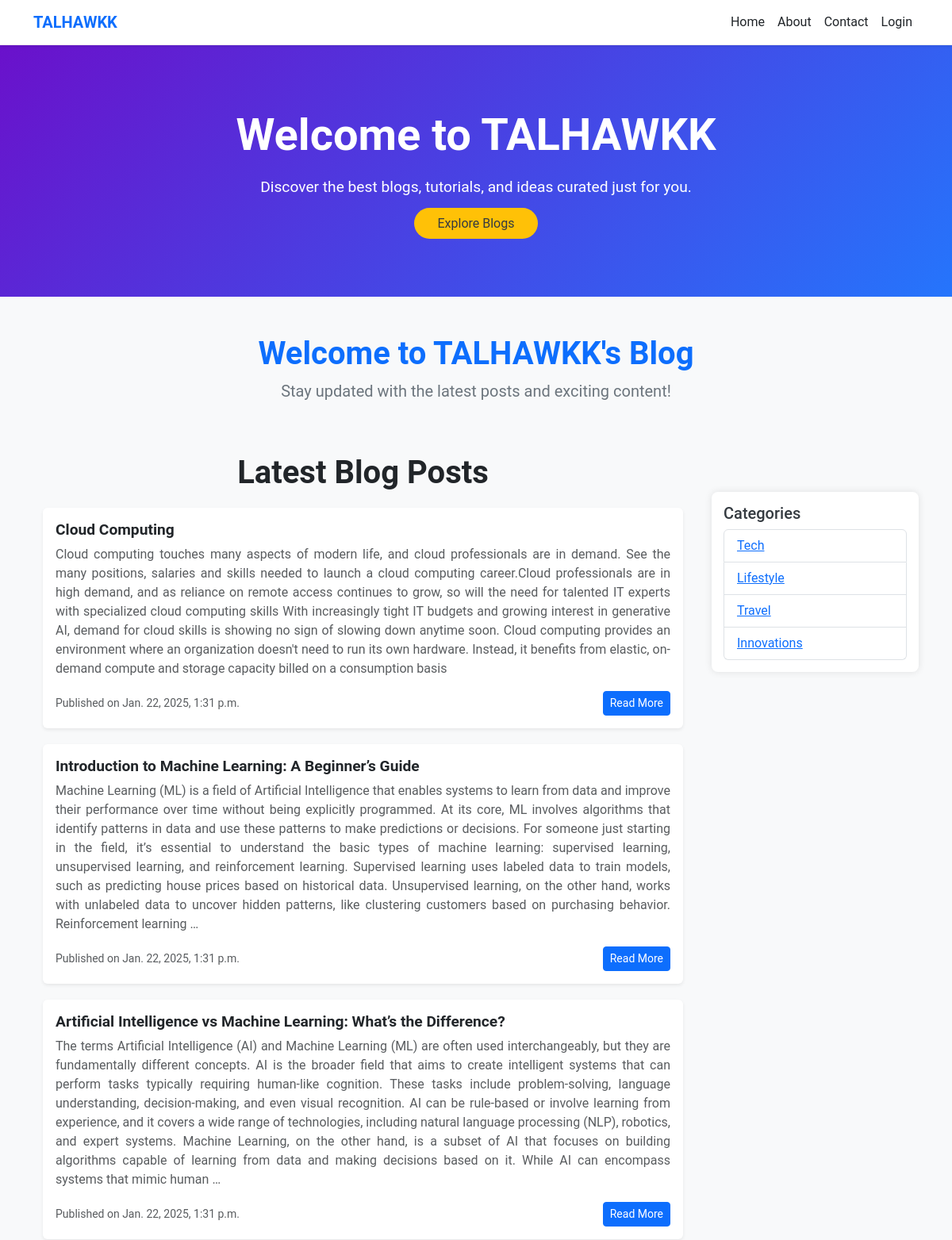
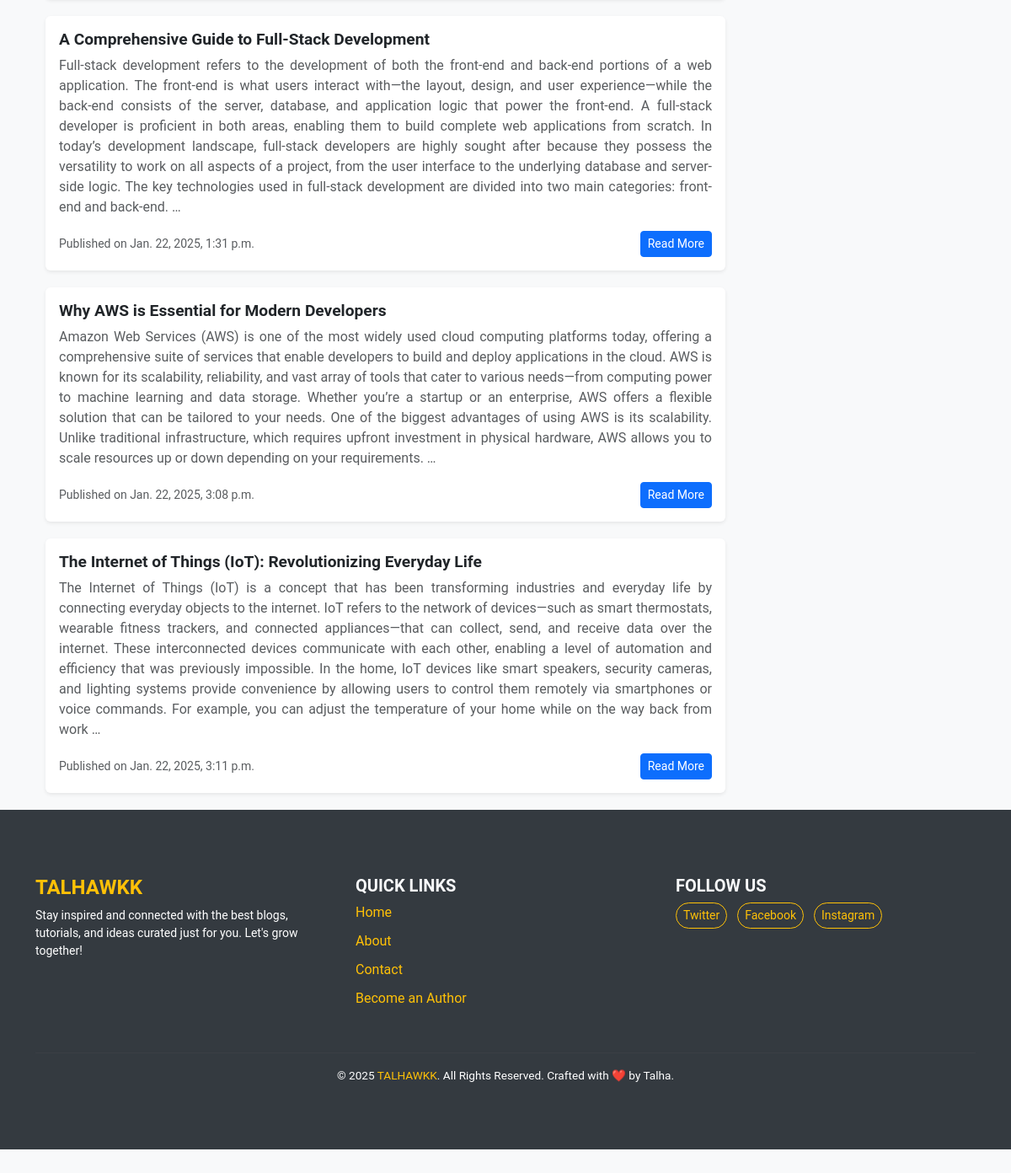
The page / on the database its author committed (2 pictures, top to bottom).
### blog/models.py (models this page shows, shortened)
class Post(models.Model):
    category = models.ForeignKey('Category', on_delete=models.SET_NULL, null=True, blank=True)  # Category ko foreign key ke through link kiya hai
    title = models.CharField(max_length=100)
    content = models.TextField()
    date = models.DateTimeField(auto_now_add=True)

class Category(models.Model):
    name = models.CharField(max_length=100, unique=True)

### blog/views.py (the view)
# urls.py: 2. Add a URL to urlpatterns:  path('', views.home, name='home')
def home(request):
    post=Post.objects.all()
    categories = Category.objects.all()
    return render(request, 'blog/home.html',{'posts':post,'categories':categories})

### blog/templates/blog/home.html (shortened to what this page needs)
{% extends 'blog/base.html' %}
{% load static %}
{% block welcome %}
    <div class="text-center mt-5 mb-5">
        <h1 class="fw-bold text-primary" style="font-size: xxx 0l;">Welcome to TALHAWKK's Blog</h1>
        <p class="text-secondary fs-5">Stay updated with the latest posts and exciting content!</p>
    </div>
{% endblock welcome %}
{% block content %}
<div class="container">
    <div class="d-flex justify-content-center mt-auto">
        <div class="col-lg-12 ">
            <h1 class="text-center text-dark fw-bold mb-4">Latest Blog Posts</h1>
            {% for post in posts %}
            <div class="card mb-4 shadow-sm border-0">
                <div class="card-body">
                    <h3 class="card-title fw-bold text-dark">{{ post.title }}</h3>
                    <p class="card-text text-muted">
                        {{ post.content|truncatewords:110 }}
                    </p>
                    <div class="d-flex justify-content-between align-items-center">
                        <span class="text-muted small">Published on {{ post.date }}</span>
                        <a href="{% url 'readblog' post.id %}" class="btn btn-primary btn-sm">Read More</a>
                    </div>
                </div>
            </div>
            {% endfor %}
        </div>
    </div>
</div>
{% endblock content %}
{% block side %}
<div class="sidebar mt-5">
    <h5>Categories</h5>
    <ul class="list-group">
        {% for category in categories %}
        <li class="list-group-item">
            <a href="{% url 'category_posts' category.id %}">{{ category.name }}</a>
        </li>
        {% endfor %}
    </ul>
</div>
{% endblock side %}

### blog/static/blog/css/style.css (style rules this page uses)
body { background-color: #2a2f35; font-family: 'Nunito', sans-serif; color: #f1f4f7; }
.card-title { font-size: 1.2rem; }
.card-text { text-align: justify; }
body { background-color: #f4f7fa; }
.mb-4 { margin-bottom: 20px !important; }

### blog/templates/blog/base.html (style rules this page uses)
body { font-family: 'Roboto', sans-serif; background-color: #f8f9fa; color: #343a40; padding-bottom: 60px; }
.sidebar { background-color: #ffffff; padding: 15px; border-radius: 8px; box-shadow: 0 0 10px rgba(0, 0, 0, 0.1); margin-bottom: 20px; }

### rows shown on the page
Post: title "Cloud Computing", content "Cloud computing touches many aspects of modern life, and cloud professionals are in demand. See the many positions, salaries and skills needed to launch a cloud computing career.Cloud professionals are in high demand, and as reliance on remote access continues to grow, so will the need for talented IT experts with specialized cloud computing skills With increasingly tight IT budgets and growing interest in generative AI, demand for cloud skills is showing no sign of slowing down anytime soon. Cloud computing provides an environment where an organization doesn't need to run its own hardware. Instead, it benefits from elastic, on-demand compute and storage capacity billed on a consumption…", date "Jan. 22, 2025, 1:31 p.m."
Post: title "Introduction to Machine Learning: A Beginner’s Guide", content "Machine Learning (ML) is a field of Artificial Intelligence that enables systems to learn from data and improve their performance over time without being explicitly programmed. At its core, ML involves algorithms that identify patterns in data and use these patterns to make predictions or decisions. For someone just starting in the field, it’s essential to understand the basic types of machine learning: supervised learning, unsupervised learning, and reinforcement learning. Supervised learning uses labeled data to train models, such as predicting house prices based on historical data. Unsupervised learning, on the other hand, works with unlabeled data to uncover hidden patterns, like…", date "Jan. 22, 2025, 1:31 p.m."
Post: title "Artificial Intelligence vs Machine Learning: What’s the Difference?", content "The terms Artificial Intelligence (AI) and Machine Learning (ML) are often used interchangeably, but they are fundamentally different concepts. AI is the broader field that aims to create intelligent systems that can perform tasks typically requiring human-like cognition. These tasks include problem-solving, language understanding, decision-making, and even visual recognition. AI can be rule-based or involve learning from experience, and it covers a wide range of technologies, including natural language processing (NLP), robotics, and expert systems. Machine Learning, on the other hand, is a subset of AI that focuses on building algorithms capable of learning from data and making decisions…", date "Jan. 22, 2025, 1:31 p.m."
Post: title "A Comprehensive Guide to Full-Stack Development", content "Full-stack development refers to the development of both the front-end and back-end portions of a web application. The front-end is what users interact with—the layout, design, and user experience—while the back-end consists of the server, database, and application logic that power the front-end. A full-stack developer is proficient in both areas, enabling them to build complete web applications from scratch. In today’s development landscape, full-stack developers are highly sought after because they possess the versatility to work on all aspects of a project, from the user interface to the underlying database and server-side logic. The key technologies used in full-stack development are…", date "Jan. 22, 2025, 1:31 p.m."
Post: title "Why AWS is Essential for Modern Developers", content "Amazon Web Services (AWS) is one of the most widely used cloud computing platforms today, offering a comprehensive suite of services that enable developers to build and deploy applications in the cloud. AWS is known for its scalability, reliability, and vast array of tools that cater to various needs—from computing power to machine learning and data storage. Whether you’re a startup or an enterprise, AWS offers a flexible solution that can be tailored to your needs. One of the biggest advantages of using AWS is its scalability. Unlike traditional infrastructure, which requires upfront investment in physical hardware, AWS allows you to scale resources up or down depending on your…", date "Jan. 22, 2025, 3:08 p.m."
Post: title "The Internet of Things (IoT): Revolutionizing Everyday Life", content "The Internet of Things (IoT) is a concept that has been transforming industries and everyday life by connecting everyday objects to the internet. IoT refers to the network of devices—such as smart thermostats, wearable fitness trackers, and connected appliances—that can collect, send, and receive data over the internet. These interconnected devices communicate with each other, enabling a level of automation and efficiency that was previously impossible. In the home, IoT devices like smart speakers, security cameras, and lighting systems provide convenience by allowing users to control them remotely via smartphones or voice commands. For example, you can adjust the temperature of your home…", date "Jan. 22, 2025, 3:11 p.m."
Category: name "Tech"
Category: name "Lifestyle"
Category: name "Travel"
Category: name "Innovations"
